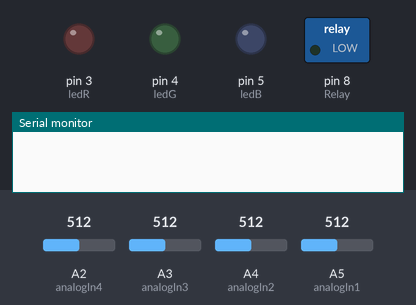
A sketch run on a simulated Arduino Uno, built with avr-gcc and run on an emulated ATmega328P. Parts: switched loads named in the sketch (green lamp = pin HIGH), output pins drawn as LEDs (lit = HIGH), the last lines printed to the serial monitor. Inputs (shaded band) come from the test bench; at power-on: A2 (analogIn4) = 512, A3 (analogIn3) = 512, A4 (analogIn2) = 512, A5 (analogIn1) = 512. Pins used as bus, display or sensor lines are not drawn.

Above: at 18.0 s.
18.1 s: A2 (analogIn4) set to 472
At 32.8 s:
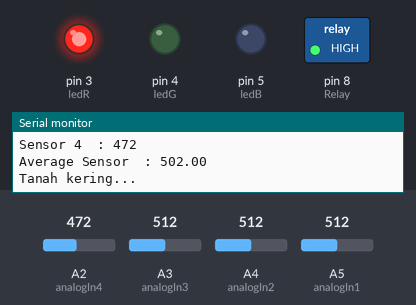
34.2 s: A2 (analogIn4) set to 450
50.3 s: A2 (analogIn4) set to 579
At 52.9 s:
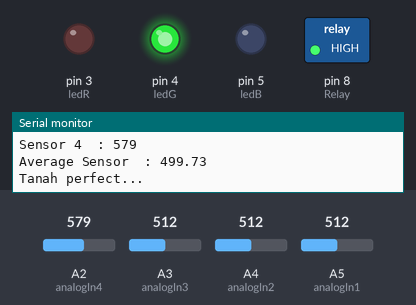
66.4 s: A2 (analogIn4) set to 602
Timing chart, 0 to 73.6 s (numbered marks = the images above; inputs shaded):
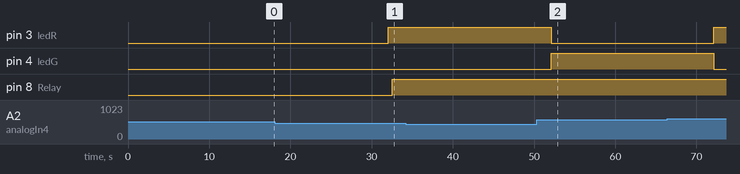

The sketch:

Smart-Irrigation-System-with-Soil-Moisture-Monitoring.ino
```cpp
#include <avr/wdt.h>

#define analogIn1 A5
#define analogIn2 A4
#define analogIn3 A3
#define analogIn4 A2
#define Power 7
#define Relay 8
#define ledR 3
#define ledG 4
#define ledB 5
float avgmoisture = 0;
float avg = 0;
float moisture1 = 0;
float moisture2 = 0;
float moisture3 = 0;
float moisture4 = 0;
bool state = false;
unsigned long lastCheck = 0;
const unsigned long interval = 20000; // 20s

void setup() {
  // put your setup code here, to run once:
  pinMode(analogIn1, INPUT);
  pinMode(analogIn2, INPUT);
  pinMode(analogIn3, INPUT);
  pinMode(analogIn4, INPUT);
  pinMode(Power, OUTPUT);
  pinMode(Relay, OUTPUT);
  pinMode(ledR, OUTPUT);
  pinMode(ledG, OUTPUT);
  pinMode(ledB, OUTPUT);
  wdt_enable(WDTO_8S);
  Serial.begin(9600);
  digitalWrite(Power, LOW);
  digitalWrite(Relay, LOW);

}

void loop() {
  // put your main code here, to run repeatedly:
  wdt_reset();
  if(millis() - lastCheck >= interval){   // Run the main program every 20s
    lastCheck = millis();
    // main code

    avg = baca();
    Serial.print("\nAverage Sensor  : ");
    Serial.println(avg);
    if (avg >= 500){
      Serial.println("Tanah kering...");  //Dry Soil, valve state = on
      state = true;
      digitalWrite(ledR, HIGH);
      digitalWrite(ledG, LOW);
      digitalWrite(ledB, LOW);
    }

    else if(avg <= 370){
      Serial.println("Tanah basah...");   //Wet soil, valve state = off
      state = false;
      digitalWrite(ledR, LOW);
      digitalWrite(ledG, LOW);
      digitalWrite(ledB, HIGH);
    }

    else{
      Serial.println("Tanah perfect..."); //Perfect soil
      digitalWrite(ledR, LOW);
      digitalWrite(ledG, HIGH);
      digitalWrite(ledB, LOW);
    }
    delay(500);
    digitalWrite(Relay, state);           //Switch the relay state to open/close the water valve
  }
  delay(500);
}

float baca(){
  digitalWrite(Power, HIGH);  // Turn on the moisture sensor
  delay(1000);
  avgmoisture = 0;
  moisture1 = 0;
  moisture2 = 0;
  moisture3 = 0;
  moisture4 = 0;
  for(int i = 0; i < 10; i++){
    wdt_reset();
    moisture1 += analogRead(analogIn1);
    Serial.print("\nSensor 1  : ");
    Serial.println(analogRead(analogIn1));
    moisture2 += analogRead(analogIn2);
    Serial.print("Sensor 2  : ");
    Serial.println(analogRead(analogIn2));
    moisture3 += analogRead(analogIn3);
    Serial.print("Sensor 3  : ");
    Serial.println(analogRead(analogIn3));
    moisture4 += analogRead(analogIn4);
    Serial.print("Sensor 4  : ");
    Serial.println(analogRead(analogIn4));
    delay(1000);
  }
  avgmoisture = ((moisture1 / 10) + (moisture2 / 10) + (moisture3 / 10) + (moisture4 / 10)) / 4;
  digitalWrite(Power, LOW);   // Turn the sensor OFF
  delay(500);
  return avgmoisture;         // Return analog moisture value
}
```
